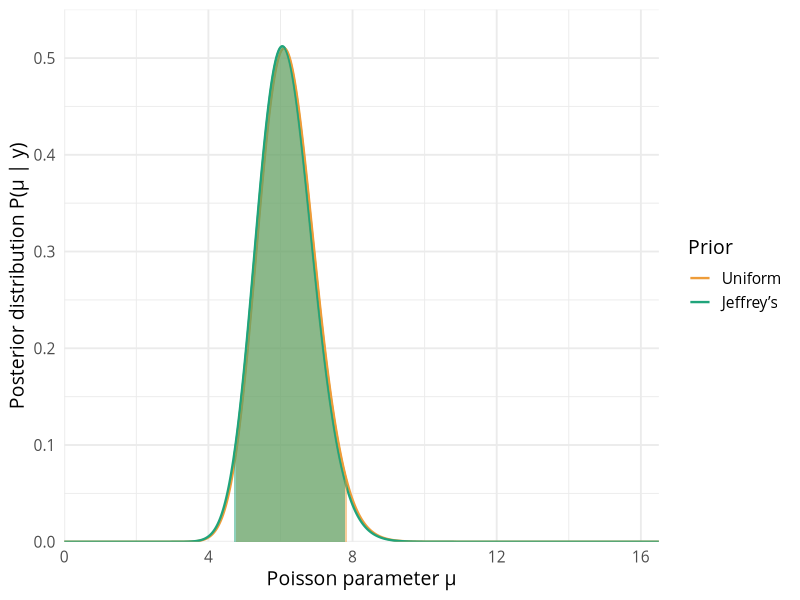

Source code (R):
## ---- chunk 1
knitr::opts_chunk$set(
    dev = "svg", fig.width = 8, fig.height = 5, message = FALSE
)
## ---- chunk 2
bayes <- function(lhood, prior, max_mu, cred_int = c(0.025, 0.975)) {
    dm <- 0.001
    m <- seq(0, max_mu, by = dm)
    # get denominator (evidence)
    evid <- integrate(\(x) lhood(x) * prior(x), 0, Inf)$value
    # assemble posterior
    post <- lhood(m) * prior(m) / evid
    cdf <- cumsum(post) * dm

    # get posterior mode, median, mean and std
    mode <- m[which.max(post)]
    median <- m[which.max(cdf > 0.5)]
    mean <- sum(m * post) * dm
    std <- sqrt(sum((m - mean)^2 * post) * dm)

    # get credibility interval
    cred <- sapply(cred_int, \(c) m[which.max(cdf > c)])

    # return named list
    list(
        post = post, mode = mode, med = median,
        mean = mean, std = std, cred = cred
    )
}
## ---- chunk 3
claims <- c(5, 8, 4, 6, 11, 6, 6, 5, 6, 4)
n <- length(claims)

# poissonian likelihood
lhood <- \(m) m^sum(claims) * exp(-n * m)

max_mu <- 1.5 * max(claims)
dmu <- 0.001
# g(mu) = 1 for all mu --> improper prior (divergent integral)
post_unif <- bayes(lhood, \(m) 1, max_mu)
## ---- chunk 4
library(tidyverse)

tibble(
    post_unif$mode, post_unif$med, post_unif$mean, post_unif$std,
    paste(post_unif$cred, collapse = ", ")
) |>
    set_names("Mode", "Median", "Mean", "St. dev.", "95% cred. int.") |>
    kableExtra::kbl(caption = "Posterior parameters") |>
    kableExtra::kable_styling(full_width = FALSE)
## ---- chunk 5
post_jeff <- bayes(lhood, \(m) ifelse(m > 0, 1 / sqrt(m), 0), max_mu)
## ---- chunk 6
tibble(
    post_jeff$mode, post_jeff$med, post_jeff$mean, post_jeff$std,
    paste(post_jeff$cred, collapse = ", ")
) |>
    set_names("Mode", "Median", "Mean", "St. dev.", "95% cred. int.") |>
    kableExtra::kbl(caption = "Posterior parameters") |>
    kableExtra::kable_styling(full_width = FALSE)
## ---- chunk 7
my_pal <- c("#EE9C39", "#20A47B", "#5A3920")
theme_set(theme_minimal(base_size = 14, base_family = "Open Sans"))

prior_names <- c(unif = "Uniform", jeff = "Jeffrey’s")
prior_cols <- my_pal[1:2] |> set_names("unif", "jeff")
## ---- chunk 8
tibble(
    mu = seq(0, max_mu, by = dmu),
    unif = post_unif$post,
    jeff = post_jeff$post,
) |>
    # transform to long format for ggplot
    pivot_longer(-1, names_to = "dist", values_to = "f") |>
    # reorder `dist` factors to follow the order in the text
    mutate(dist = fct_relevel(dist, "unif", "jeff")) |>
    ggplot(aes(x = mu, y = f, colour = dist)) +
        geom_line(linewidth = 0.8) +
        # shade 95% credibility intervals
        geom_area(
            aes(fill = dist),
            data = function(x) {
                x |> group_by(dist) |>
                     filter(mu > mu[which.max(cumsum(f) * dmu > 0.025)] &
                            mu < mu[which.max(cumsum(f) * dmu > 0.975)])
            },
            position = "identity",
            alpha = 0.5,
            show.legend = FALSE
        ) +
        scale_colour_manual(values = prior_cols, labels = prior_names) +
        scale_fill_manual(values = prior_cols) +
        labs(
            x = "Poisson parameter μ",
            y = "Posterior distribution P(μ | y)",
            colour = "Prior"
        ) +
        coord_cartesian(expand = FALSE, ylim = c(0, 0.55))
## ---- chunk 9
thr <- c(0.025, 0.975)

tibble(
    prior = c("Uniform", "Jeffrey’s"),
    mean = c(post_unif$mean, post_jeff$mean),
    std = c(post_unif$std, post_jeff$std),
    cred = c(
        paste(post_unif$cred, collapse = ", "),
        paste(post_jeff$cred, collapse = ", ")
    ),
    cred_n = c(
        paste(
            format(qnorm(thr, post_unif$mean, post_unif$std), digits = 4),
            collapse = ", "
        ),
        paste(
            format(qnorm(thr, post_jeff$mean, post_jeff$std), digits = 4),
            collapse = ", "
        )
    )
) |>
    mutate_if(is.numeric, format, digits = 4) |>
    set_names(
        "Prior", "Mean", "St. dev.",
        "95% cred. int.", "95% cred. int. (normal approx.)"
    ) |>
    kableExtra::kbl(caption = "Posterior parameters") |>
    kableExtra::kable_styling(full_width = FALSE)
